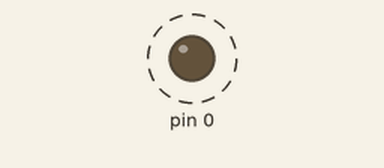
A sketch run on a simulated Arduino Uno, built with avr-gcc and run on an emulated ATmega328P. Parts: output pins drawn as LEDs (lit = HIGH). Dashed ring = blinking.

Above: at 0.5 s.
Timing chart, 0 to 4.6 s (numbered marks = the images above):
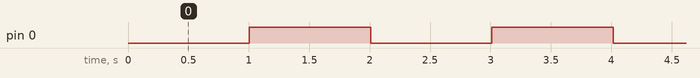

The sketch:

Ex_1.6.ino
```cpp
#include <avr/io.h>
#include <util/delay.h>
int count = 0;

int main(void) {
  DDRD = 0x01;
  TCCR1A = 0x00; // Using TCCR1
  TCCR1B = 0x05; // Using prescaler 1024

  while(true) {
   if(TCNT1 == 249) {
      count++;
      TCNT1 = 0;
    }
   if(count==63) { // Prescaler 1024 is 16 times slower than Prescaler 64 therfore you would divide
    PORTD ^= 0x01;
    count = 0;
   }


  }
}
```

Measured:
- by itself, pin 0: alternates HIGH for 1.0 s and LOW for 1.0 s
